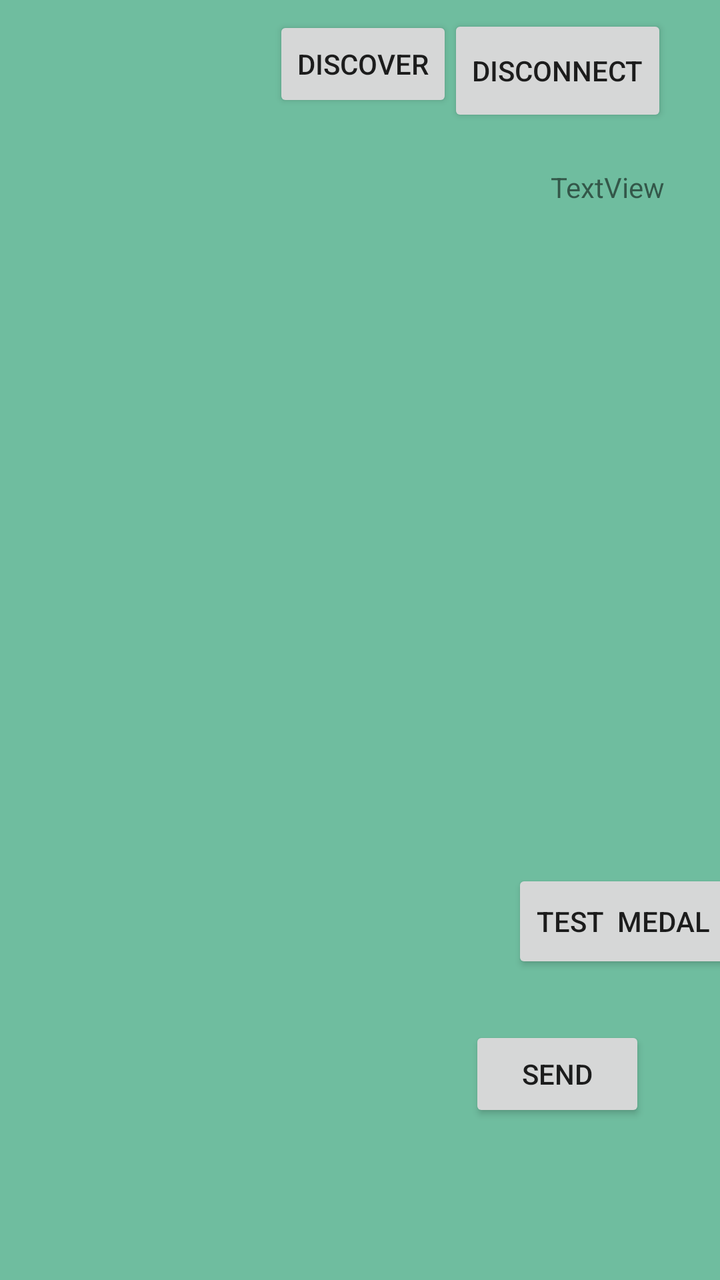
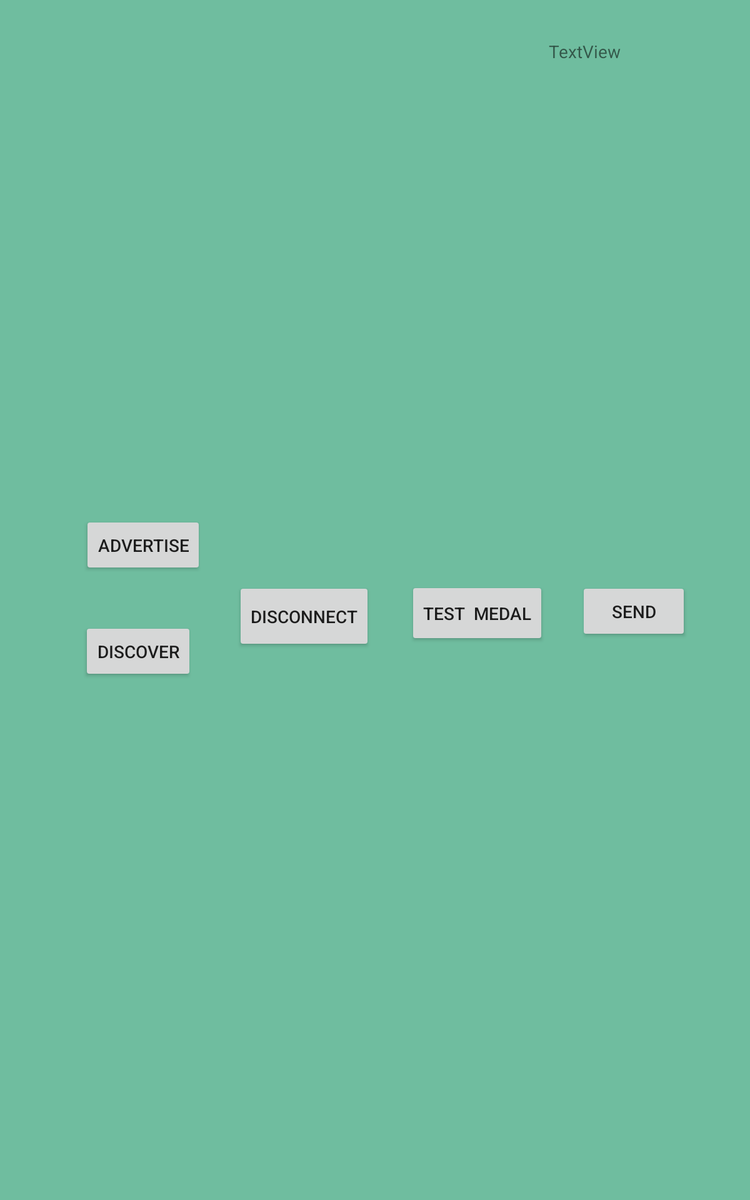

Compare how this app lays out the same screen by default and in its alternative resource folder. The renders come first, then the two layout files and the values they reference.
<!-- AndroidManifest.xml: application theme AppTheme -->
<!-- res/layout/multiplayer_join_activity.xml -->
<?xml version="1.0" encoding="utf-8"?>
<android.support.constraint.ConstraintLayout xmlns:android="http://schemas.android.com/apk/res/android"
    xmlns:app="http://schemas.android.com/apk/res-auto"
    xmlns:tools="http://schemas.android.com/tools"
    android:layout_width="match_parent"
    android:layout_height="match_parent"
    android:background="@color/colorPrimaryDark">

    <Button
        android:id="@+id/findOpponentButton"
        android:layout_width="wrap_content"
        android:layout_height="wrap_content"
        android:layout_marginBottom="30dp"
        android:layout_marginEnd="8dp"
        android:layout_marginStart="32dp"
        android:layout_marginTop="8dp"
        android:onClick="advertiseConnection"
        android:text="Advertise"
        android:visibility="visible"
        app:layout_constraintBottom_toTopOf="@+id/discoverButton"
        app:layout_constraintEnd_toEndOf="parent"
        app:layout_constraintHorizontal_bias="0.0"
        app:layout_constraintStart_toStartOf="parent"
        app:layout_constraintTop_toTopOf="parent"
        app:layout_constraintVertical_bias="0.045" />

    <Button
        android:id="@+id/discoverButton"
        android:layout_width="wrap_content"
        android:layout_height="wrap_content"
        android:layout_marginBottom="8dp"
        android:layout_marginEnd="8dp"
        android:layout_marginStart="44dp"
        android:layout_marginTop="8dp"
        android:onClick="findConnection"
        android:text="discover"
        app:layout_constraintBottom_toBottomOf="parent"
        app:layout_constraintEnd_toEndOf="parent"
        app:layout_constraintHorizontal_bias="0.425"
        app:layout_constraintStart_toStartOf="parent"
        app:layout_constraintTop_toTopOf="parent"
        app:layout_constraintVertical_bias="0.0" />

    <Button
        android:id="@+id/TestMedalButton"
        android:layout_width="wrap_content"
        android:layout_height="52dp"
        android:layout_marginStart="256dp"
        android:layout_marginTop="8dp"
        android:layout_marginEnd="8dp"
        android:layout_marginBottom="8dp"
        android:onClick="randomMedal"
        android:text="Test  Medal"
        android:visibility="visible"
        app:layout_constraintBottom_toBottomOf="parent"
        app:layout_constraintEnd_toEndOf="parent"
        app:layout_constraintHorizontal_bias="0.0"
        app:layout_constraintStart_toStartOf="parent"
        app:layout_constraintTop_toTopOf="parent"
        app:layout_constraintVertical_bias="0.746" />

    <Button
        android:id="@+id/disconnect"
        android:layout_width="wrap_content"
        android:layout_height="56dp"
        android:layout_marginStart="8dp"
        android:layout_marginTop="4dp"
        android:layout_marginEnd="8dp"
        android:layout_marginBottom="8dp"
        android:onClick="disconnect"
        android:text="disconnect"
        android:visibility="visible"
        app:layout_constraintBottom_toBottomOf="parent"
        app:layout_constraintEnd_toEndOf="parent"
        app:layout_constraintHorizontal_bias="0.922"
        app:layout_constraintStart_toStartOf="parent"
        app:layout_constraintTop_toTopOf="parent"
        app:layout_constraintVertical_bias="0.006" />

    <TextView
        android:id="@+id/statusText"
        android:layout_width="wrap_content"
        android:layout_height="34dp"
        android:layout_marginStart="8dp"
        android:layout_marginTop="8dp"
        android:layout_marginEnd="8dp"
        android:layout_marginBottom="8dp"
        android:text="TextView"
        app:layout_constraintBottom_toBottomOf="parent"
        app:layout_constraintEnd_toEndOf="parent"
        app:layout_constraintHorizontal_bias="0.931"
        app:layout_constraintStart_toStartOf="parent"
        app:layout_constraintTop_toTopOf="parent"
        app:layout_constraintVertical_bias="0.129" />

    <Button
        android:id="@+id/sendChat"
        android:layout_width="wrap_content"
        android:layout_height="wrap_content"
        android:layout_marginTop="8dp"
        android:layout_marginBottom="8dp"
        android:onClick="sendChat"
        android:text="Send"
        app:layout_constraintBottom_toBottomOf="parent"
        app:layout_constraintEnd_toEndOf="parent"
        app:layout_constraintHorizontal_bias="0.863"
        app:layout_constraintStart_toStartOf="parent"
        app:layout_constraintTop_toTopOf="parent"
        app:layout_constraintVertical_bias="0.877" />

    <TextView
        android:id="@+id/chatTextBox"
        android:layout_width="323dp"
        android:layout_height="274dp"
        android:layout_marginStart="8dp"
        android:layout_marginTop="8dp"
        android:layout_marginEnd="8dp"
        android:layout_marginBottom="236dp"
        android:background="@color/common_google_signin_btn_text_dark_default"
        android:gravity="bottom|left|start"
        android:isScrollContainer="false"
        android:scrollbars="vertical"
        app:layout_constraintBottom_toBottomOf="parent"
        app:layout_constraintEnd_toEndOf="parent"
        app:layout_constraintHorizontal_bias="0.541"
        app:layout_constraintStart_toStartOf="parent"
        app:layout_constraintTop_toTopOf="parent"
        app:layout_constraintVertical_bias="0.971" />

    <EditText
        android:id="@+id/editText"
        android:layout_width="wrap_content"
        android:layout_height="wrap_content"
        android:layout_marginStart="8dp"
        android:layout_marginTop="8dp"
        android:layout_marginEnd="8dp"
        android:layout_marginBottom="8dp"
        android:background="@drawable/common_google_signin_btn_icon_dark_normal_background"
        android:ems="10"
        android:inputType="textPersonName"
        app:layout_constraintBottom_toBottomOf="parent"
        app:layout_constraintEnd_toEndOf="parent"
        app:layout_constraintHorizontal_bias="0.214"
        app:layout_constraintStart_toStartOf="parent"
        app:layout_constraintTop_toTopOf="parent"
        app:layout_constraintVertical_bias="0.13" />

</android.support.constraint.ConstraintLayout>
<!-- resources referenced by this layout -->
<resources>
  <color name="colorPrimaryDark">#6fbd9f</color>
  <style name="AppTheme" parent="Theme.AppCompat.Light.NoActionBar">
          
          <item name="colorPrimary">@color/colorPrimary</item>
          <item name="colorPrimaryDark">@color/colorPrimaryDark</item>
          <item name="colorAccent">@color/colorAccent</item>
          <item name="android:colorBackground">#eaf5ff</item>
      </style>
  <color name="colorPrimary">#bccfdc</color>
  <color name="colorAccent">#65737c</color>
</resources>
<!-- res/layout-sw600dp/multiplayer_join_activity.xml (the repository's variant of the layout above) -->
<!-- drawn on a 7-inch tablet held upright -->
<?xml version="1.0" encoding="utf-8"?>
<android.support.constraint.ConstraintLayout xmlns:android="http://schemas.android.com/apk/res/android"
    xmlns:app="http://schemas.android.com/apk/res-auto"
    android:layout_width="match_parent"
    android:layout_height="match_parent"
    android:background="@color/colorPrimaryDark">

    <Button
        android:id="@+id/findOpponentButton"
        android:layout_width="wrap_content"
        android:layout_height="wrap_content"
        android:layout_marginStart="32dp"
        android:layout_marginTop="412dp"
        android:layout_marginEnd="8dp"
        android:onClick="advertiseConnection"
        android:text="Advertise"
        android:visibility="visible"
        app:layout_constraintEnd_toEndOf="parent"
        app:layout_constraintHorizontal_bias="0.073"
        app:layout_constraintStart_toStartOf="parent"
        app:layout_constraintTop_toTopOf="parent" />

    <Button
        android:id="@+id/discoverButton"
        android:layout_width="wrap_content"
        android:layout_height="wrap_content"
        android:layout_marginStart="44dp"
        android:layout_marginTop="8dp"
        android:layout_marginEnd="8dp"
        android:layout_marginBottom="8dp"
        android:onClick="findConnection"
        android:text="discover"
        app:layout_constraintBottom_toBottomOf="parent"
        app:layout_constraintEnd_toEndOf="parent"
        app:layout_constraintHorizontal_bias="0.047"
        app:layout_constraintStart_toStartOf="parent"
        app:layout_constraintTop_toTopOf="parent"
        app:layout_constraintVertical_bias="0.546" />

    <Button
        android:id="@+id/TestMedalButton"
        android:layout_width="wrap_content"
        android:layout_height="52dp"
        android:layout_marginStart="8dp"
        android:layout_marginTop="8dp"
        android:layout_marginEnd="8dp"
        android:layout_marginBottom="8dp"
        android:onClick="randomMedal"
        android:text="Test  Medal"
        android:visibility="visible"
        app:layout_constraintBottom_toBottomOf="parent"
        app:layout_constraintEnd_toEndOf="parent"
        app:layout_constraintHorizontal_bias="0.673"
        app:layout_constraintStart_toStartOf="parent"
        app:layout_constraintTop_toTopOf="parent"
        app:layout_constraintVertical_bias="0.512" />

    <Button
        android:id="@+id/disconnect"
        android:layout_width="wrap_content"
        android:layout_height="56dp"
        android:layout_marginStart="44dp"
        android:layout_marginTop="4dp"
        android:layout_marginEnd="8dp"
        android:layout_marginBottom="8dp"
        android:onClick="disconnect"
        android:text="disconnect"
        android:visibility="visible"
        app:layout_constraintBottom_toBottomOf="parent"
        app:layout_constraintEnd_toEndOf="parent"
        app:layout_constraintHorizontal_bias="0.33"
        app:layout_constraintStart_toStartOf="parent"
        app:layout_constraintTop_toTopOf="parent"
        app:layout_constraintVertical_bias="0.517" />

    <TextView
        android:id="@+id/statusText"
        android:layout_width="112dp"
        android:layout_height="47dp"
        android:layout_marginStart="8dp"
        android:layout_marginTop="8dp"
        android:layout_marginEnd="8dp"
        android:layout_marginBottom="8dp"
        android:text="TextView"
        app:layout_constraintBottom_toBottomOf="parent"
        app:layout_constraintEnd_toEndOf="parent"
        app:layout_constraintHorizontal_bias="0.913"
        app:layout_constraintStart_toStartOf="parent"
        app:layout_constraintTop_toTopOf="parent"
        app:layout_constraintVertical_bias="0.026" />


    <Button
        android:id="@+id/sendChat"
        android:layout_width="wrap_content"
        android:layout_height="wrap_content"
        android:layout_marginTop="8dp"
        android:layout_marginBottom="8dp"
        android:onClick="sendChat"
        android:text="Send"
        app:layout_constraintBottom_toBottomOf="parent"
        app:layout_constraintEnd_toEndOf="parent"
        app:layout_constraintHorizontal_bias="0.904"
        app:layout_constraintStart_toStartOf="parent"
        app:layout_constraintTop_toTopOf="parent"
        app:layout_constraintVertical_bias="0.51" />

    <TextView
        android:id="@+id/chatTextBox"
        android:layout_width="504dp"
        android:layout_height="273dp"
        android:layout_marginBottom="504dp"
        android:background="@color/common_google_signin_btn_text_dark_default"
        android:gravity="bottom|left|start"
        android:isScrollContainer="false"
        android:scrollbars="vertical"
        app:layout_constraintBottom_toBottomOf="parent"
        app:layout_constraintEnd_toEndOf="parent"
        app:layout_constraintHorizontal_bias="0.494"
        app:layout_constraintStart_toStartOf="parent" />

    <EditText
        android:id="@+id/editText"
        android:layout_width="wrap_content"
        android:layout_height="wrap_content"
        android:layout_marginStart="8dp"
        android:layout_marginTop="8dp"
        android:layout_marginEnd="8dp"
        android:layout_marginBottom="2dp"
        android:background="@drawable/common_google_signin_btn_icon_light_normal_background"
        android:ems="10"
        android:inputType="textPersonName"
        app:layout_constraintBottom_toBottomOf="parent"
        app:layout_constraintEnd_toEndOf="parent"
        app:layout_constraintHorizontal_bias="0.136"
        app:layout_constraintStart_toStartOf="parent"
        app:layout_constraintTop_toTopOf="parent"
        app:layout_constraintVertical_bias="0.041" />

</android.support.constraint.ConstraintLayout>
